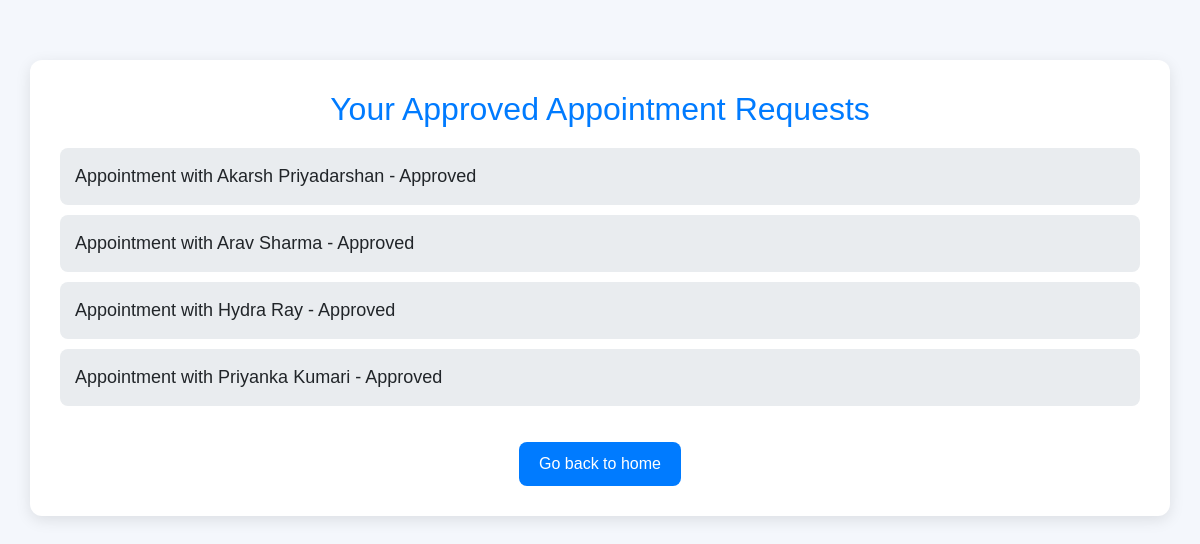
Screenshot of /appointment/approved/ (signed in) with the database file from the repository.
### advisor/models.py (models this page shows, shortened)
class UserRequest(models.Model):
    user = models.ForeignKey(User, on_delete=models.CASCADE, related_name="requests")
    tax_advisor = models.ForeignKey(User, on_delete=models.CASCADE, related_name="advisor_requests")
    first_name = models.CharField(max_length=150)
    last_name = models.CharField(max_length=150)
    email = models.EmailField()
    approved = models.BooleanField(default=False)
    rejected = models.BooleanField(default=False)
    slot = models.CharField(max_length=100, null=True)  # Store the time slot as a string (can use choices)
    date = models.DateField(null=True)  # Store the appointment date

### appointment/views.py (the view)
# urls.py: path('approved/', views.approved_requests, name='approved_requests'),
def approved_requests(request):
    requests = UserRequest.objects.filter(user=request.user, approved=True)
    return render(request, 'appointment/approved_requests.html', {'requests': requests})

### accounts/context_processor.py (called while the page is built)
def user_groups(request):
    user = request.user
    return {
        'is_admin': user.is_authenticated and user.is_superuser,
        'is_taxadvisor': user.is_authenticated and user.groups.filter(name='Tax Advisor').exists(),
        'is_indivual_user': user.is_authenticated and user.groups.filter(name='Individual User').exists(),
    }

### appointment/templates/appointment/approved_requests.html (shortened to what this page needs)
<!DOCTYPE html>
<html lang="en">
<head>
<link rel="stylesheet" href="https://maxcdn.bootstrapcdn.com/bootstrap/4.5.2/css/bootstrap.min.css">
</head>
<body>
<div class="container">
<h1>Your Approved Appointment Requests</h1>
        {% if requests %}
<ul>
                {% for request in requests %}
<li>
                        Appointment with {{ request.tax_advisor.first_name }} {{ request.tax_advisor.last_name }} - Approved
</li>
                {% endfor %}
</ul>
        {% else %}
<p>You have no approved appointment requests.</p>
        {% endif %}
<a href="{% url 'home' %}">Go back to home</a>
</div>
</body>
</html>

### appointment/templates/appointment/approved_requests.html (style rules this page uses)
body { background-color: #f4f7fc; font-family: 'Arial', sans-serif; padding: 20px; }
.container { background-color: white; padding: 30px; border-radius: 12px; box-shadow: 0 4px 15px rgba(0, 0, 0, 0.1); margin-top: 40px; text-align: center; }
h1 { color: #007bff; font-size: 32px; margin-bottom: 20px; }
ul { list-style-type: none; padding-left: 0; font-size: 18px; }
li { background-color: #e9ecef; padding: 15px; margin-bottom: 10px; border-radius: 8px; font-size: 18px; text-align: left; }
a { display: inline-block; margin-top: 20px; padding: 10px 20px; font-size: 16px; background-color: #007bff; color: white; border-radius: 8px; text-decoration: none; transition: background-color 0.3s, transform 0.3s; }

### rows the page displays
UserRequest: tax_advisor.first_name "Akarsh", tax_advisor.last_name "Priyadarshan"
UserRequest: tax_advisor.first_name "Arav", tax_advisor.last_name "Sharma"
UserRequest: tax_advisor.first_name "Hydra", tax_advisor.last_name "Ray"
UserRequest: tax_advisor.first_name "Priyanka", tax_advisor.last_name "Kumari"
